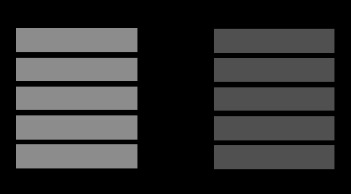
#> input picture Practical exam/A/rectangle.png, 351 x 194 px
$ python answer.py
#> lines starting #> are read from the running program, lines starting #| are printed output that depends on the picture
import cv2
import numpy as np
import matplotlib.pyplot as plt

# Load the image here
img = cv2.imread("rectangle.png", 0);
#> img is the input picture: shape (194, 351); min 0, max 144, mean 46.7

# Find width and height of image
row, col = img.shape
#> row = 194; col = 351
print("Width: ", col);
#| Width:  351
print("Height: ", row);
#| Height:  194
print("Width and Height: ", img.shape);
#| Width and Height:  (194, 351)

# Create an zeros array to store the output image
img1 = np.zeros((img.shape), dtype='uint8');
print("Output image shape: ", img1.shape);
#| Output image shape:  (194, 351)
cv2.imwrite('output.jpg', img1);

# Specify the min and max range
min = 70;
max = 90;

# Loop over the input image and if pixel value lies in desired range keep it highlighted
# otherwise keep the image gray level unchanged
for i in range(row):
    for j in range(col):
        if (img[i,j] >= min and img[i,j] <= max):
            # keep gray level highlighted
            img1[i,j] = 255;
        else:
            img1[i,j] = img[i,j];
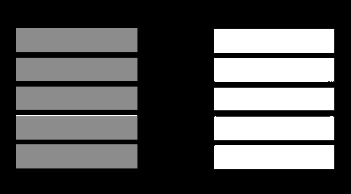
#> img1: shape (194, 351); min 0, max 255, mean 83.1

# Display the input and out images
cv2.imshow("Input Image", img);
cv2.imshow("Output Image", img1);
cv2.waitKey(0)
cv2.destroyAllWindows();

#Export the output image
cv2.imwrite('output.jpg', img1);
